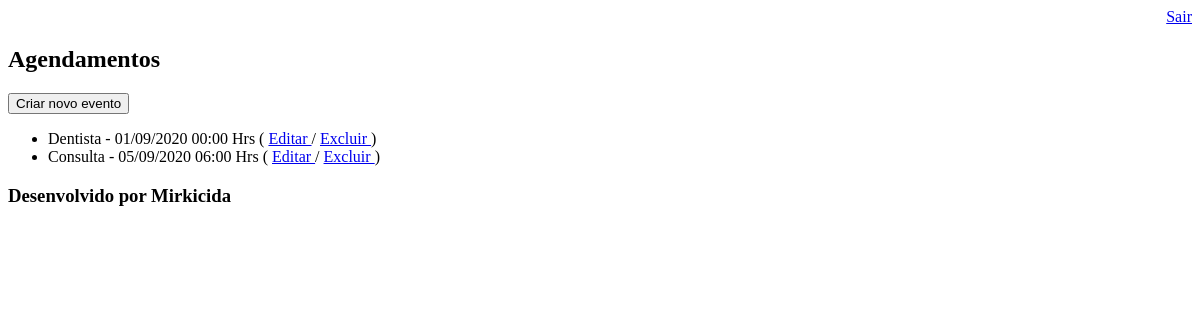
Page /agenda/ (signed in) on the earlier database version.
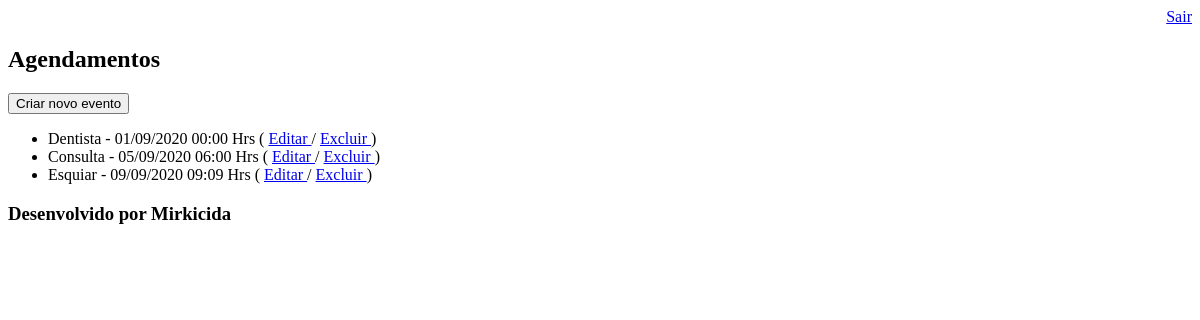
Same page on the later database version.
### core/models.py (models this page shows, shortened)
class Evento(models.Model):
        titulo = models.CharField(max_length=100, verbose_name="Título")
        descricao = models.TextField(blank=True, null=True, verbose_name="Descrição")
        data_evento = models.DateTimeField(verbose_name="Data do Evento")
        data_criacao = models.DateTimeField(auto_now=True, verbose_name="Data da Criação")
        usuario = models.ForeignKey(User, on_delete=models.CASCADE)
        class Meta:
            db_table = 'evento'
        def get_data_evento(self):
            return self.data_evento.strftime('%d/%m/%Y %H:%M Hrs')

### core/views.py (the view)
# urls.py: path('agenda/', views.lista_eventos),
@login_required(login_url='/login/')
def lista_eventos(request):
    evento = Evento.objects.all
    dados = {'eventos':evento}
    return render(request, 'agenda.html', dados)

### templates/agenda.html
{% extends "model-page.html" %}
{% block content %}
    <h2>Agendamentos</h2>
    <a href="evento/">
        <button type="button">Criar novo evento</button>
    </a>
        <ul>
        {% for evento in eventos %}
            <li>
                {{ evento.titulo }} - {{ evento.get_data_evento }}
                ( <a href="evento/?id={{ evento.id }}"> Editar </a>/
                <a href="evento/delete/{{ evento.id }}/"> Excluir </a>)
            </li>
        {% endfor %}
        </ul>
{% endblock %}

Differences in the rows shown:
added Evento: titulo "Esquiar", get_data_evento "09/09/2020 09:09 Hrs"
